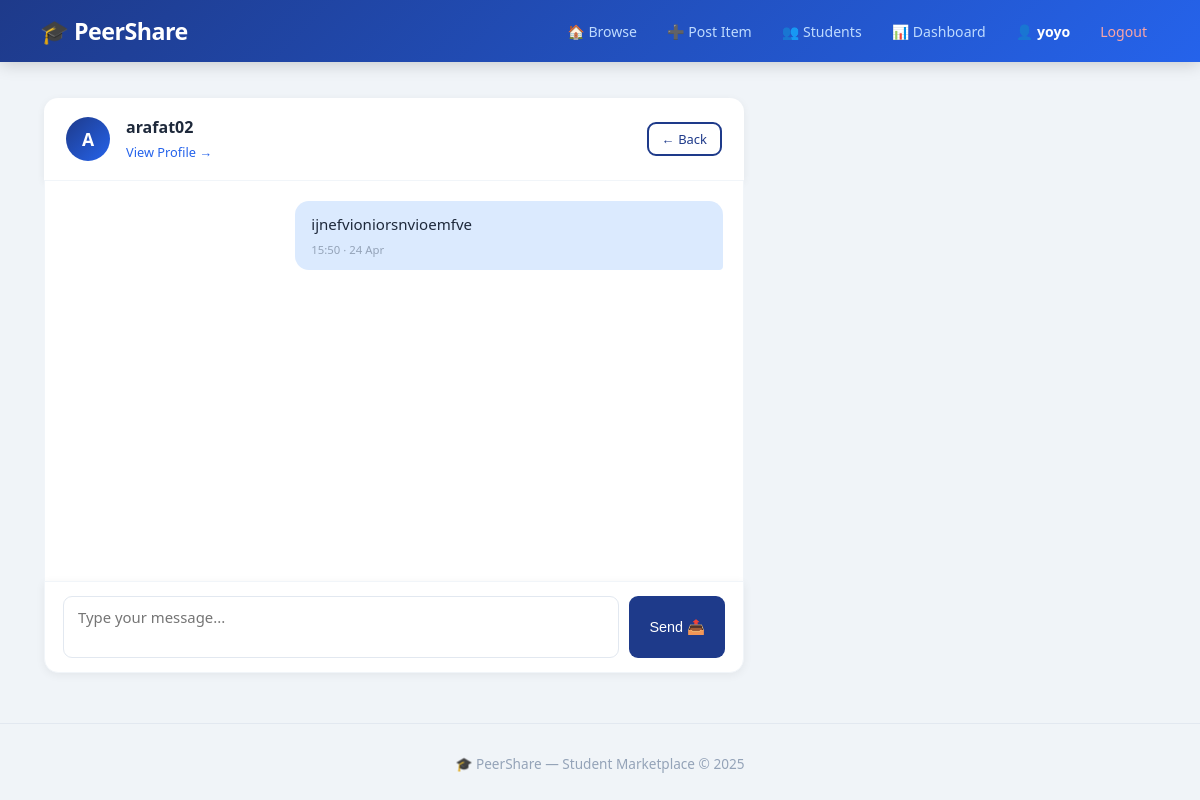
Page /chat/1/ (signed in) on the earlier database version.
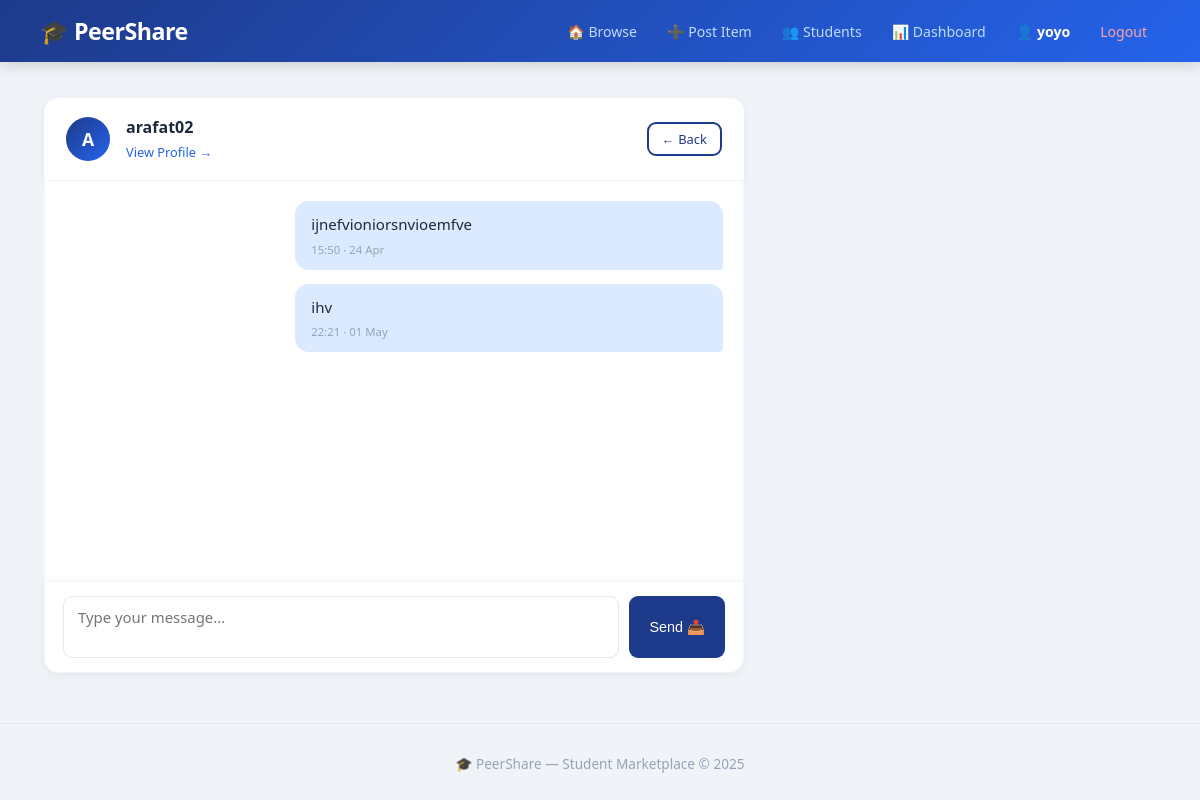
Same page on the later database version.
### marketplace/models.py (models this page shows, shortened)
class ChatMessage(models.Model):
    sender    = models.ForeignKey(
                  settings.AUTH_USER_MODEL,
                  on_delete=models.CASCADE,
                  related_name='sent_messages'
                )
    receiver  = models.ForeignKey(
                  settings.AUTH_USER_MODEL,
                  on_delete=models.CASCADE,
                  related_name='received_messages'
                )
    message   = models.TextField()
    timestamp = models.DateTimeField(auto_now_add=True)
    class Meta:
        ordering = ['timestamp']

### marketplace/views.py (the view, shortened to what this page needs)
# urls.py: path('chat/<int:user_id>/', views.chat, name='chat'),
@login_required
def chat(request, user_id):
    other_user = get_object_or_404(User, pk=user_id)
    if other_user == request.user:
        return redirect('home')
    msgs = (
        ChatMessage.objects.filter(
            sender=request.user, receiver=other_user
        ) |
        ChatMessage.objects.filter(
            sender=other_user, receiver=request.user
        )
    ).order_by('timestamp')
    form = ChatForm()
    return render(request, 'marketplace/chat.html', {
        'other_user': other_user,
        'msgs':       msgs,
        'form':       form,
    })

### marketplace/forms.py
class ChatForm(forms.Form):
    message = forms.CharField(
        widget=forms.Textarea(attrs={
            'rows': 2,
            'placeholder': 'Type your message...'
        })
    )

### templates/marketplace/chat.html (shortened to what this page needs)
{% extends 'base.html' %}
{% block content %}
<div class="chat-page">
  <div class="chat-topbar">
    <div class="avatar-placeholder">
      {{ other_user.username|first|upper }}
    </div>
    <div>
      <h3>{{ other_user.username }}</h3>
      <a href="/user/{{ other_user.username }}/"
         class="view-profile-link">
        View Profile →
      </a>
    </div>
    <a href="/dashboard/chats/"
       class="btn small outline ml-auto">
      ← Back
    </a>
  </div>
  <div class="chat-messages" id="chatBox">
    {% for msg in msgs %}
    <div class="bubble
      {% if msg.sender == request.user %}bubble-me{% else %}bubble-them{% endif %}">
      <p>{{ msg.message }}</p>
      <small>{{ msg.timestamp|date:"H:i · d M" }}</small>
    </div>
    {% empty %}
    <div class="chat-empty">
      <p>👋 No messages yet. Say hello!</p>
    </div>
    {% endfor %}
  </div>
  <form method="POST" class="chat-input">
    {{ form.message }}
    <button type="submit" class="btn">Send 📤</button>
  </form>
</div>
{% endblock %}

Differences in the rows shown:
added ChatMessage: message "ihv", timestamp "22:21 · 01 May"
